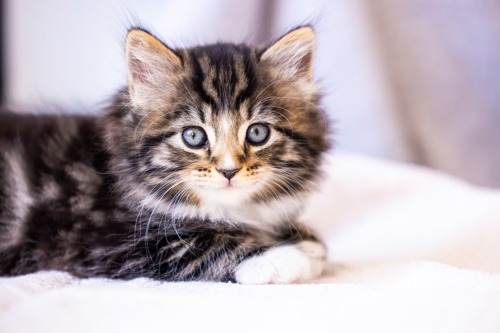
#> input picture photos/cat1.jpg, 500 x 333 px
$ python draw.py
#> lines starting #> are read from the running program, lines starting #| are printed output that depends on the picture
import cv2 as cv
import numpy as np

img = cv.imread('photos/cat1.jpg')
#> img is the input picture: shape (333, 500, 3); mean B, G, R 177.9, 172.5, 183.2
blank = np.zeros(img.shape, dtype='uint8') # create a blank image with the same shape as the original image, filled with zeros (black)

cv.imshow('Blank', blank)

# 1. Paint the image a certain color
blank[:] = 0, 255, 0 # paint the blank image green (BGR format)
cv.imshow('Green', blank) # you can also paint a specific region of the image, for example, the top left corner
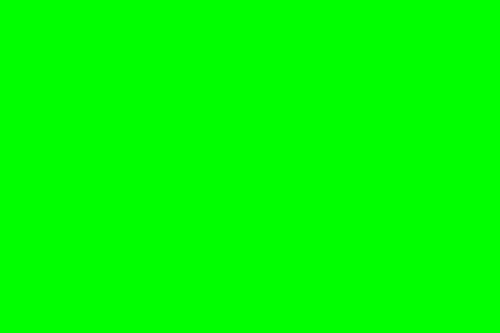
#> window 'Green': shape (333, 500, 3); mean B, G, R 0, 255, 0
blank[0:100, 0:100] = 255, 0, 0 # paint the top left corner blue
cv.imshow('Red', blank)
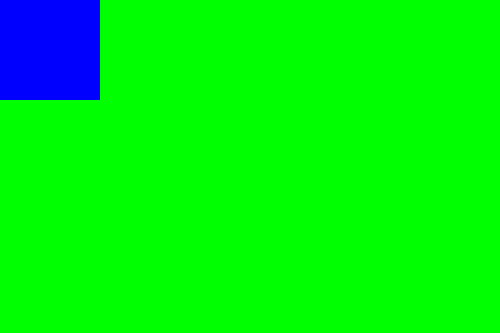
#> window 'Red': shape (333, 500, 3); mean B, G, R 15.3, 239.7, 0

# 2. Draw a rectangle
cv.rectangle(blank, (0, 0), (250, 250), (255, 0, 0), thickness=cv.FILLED) # draw a filled rectangle, you can also specify the thickness of the rectangle, for example, thickness=5 will draw a rectangle with a thickness of 5 pixels
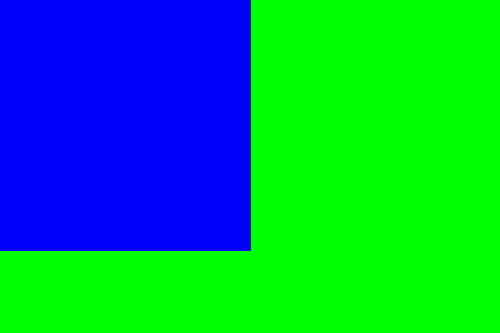
#> blank: shape (333, 500, 3); mean of channels 0, 1, 2 96.5, 158.5, 0; drawn as B, G, R
# u can make the rectangle dimensions dynamic by using the shape of the image, for example, (0, 0) is the top left corner and (blank.shape[1]//2, blank.shape[0]//2) is the center of the image
cv.imshow('Rectangle', blank)

# 3. Draw a circle
cv.circle(blank, (blank.shape[1]//2, blank.shape[0]//2), 40, (0, 0, 255), thickness=cv.FILLED) # draw a filled circle, the center of the circle is at the center of the image, the radius is 40 pixels, and the color is red (BGR format)
# u can also specify the thickness of the circle, for example, thickness=5 will draw a circle with a thickness of 5 pixels or -1 will draw a filled circle
cv.imshow('Circle', blank)

# 4. Draw a line
cv.line(blank, (0, 0), (blank.shape[1]//2, blank.shape[0]//2), (255, 255, 255), thickness=3)
cv.imshow('Line', blank)

# 5. Write text
cv.putText(blank, 'Hello World', (255, 255), cv.FONT_HERSHEY_SIMPLEX, 1.0, (255, 255, 255), thickness=2) # write text on the image, the text is 'Hello World', the position of the text is (255, 255), the font is FONT_HERSHEY_SIMPLEX, the font scale is 1.0, the color is white (BGR format), and the thickness is 2 pixels
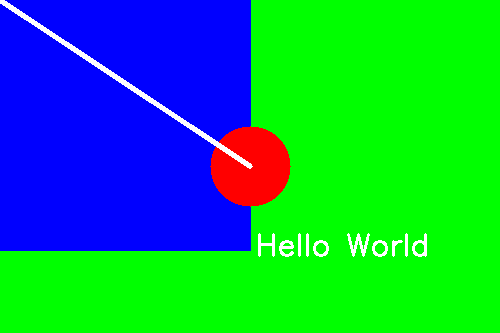
#> blank: shape (333, 500, 3); mean of channels 0, 1, 2 94.8, 157.1, 11.6; drawn as B, G, R
cv.imshow('Text', blank)

cv.waitKey(0) # keyboard binding function, it waits for a key to be pressed, and then it will destroy the window

$ run again, with photos/cat2.jpg copied over photos/cat1.jpg
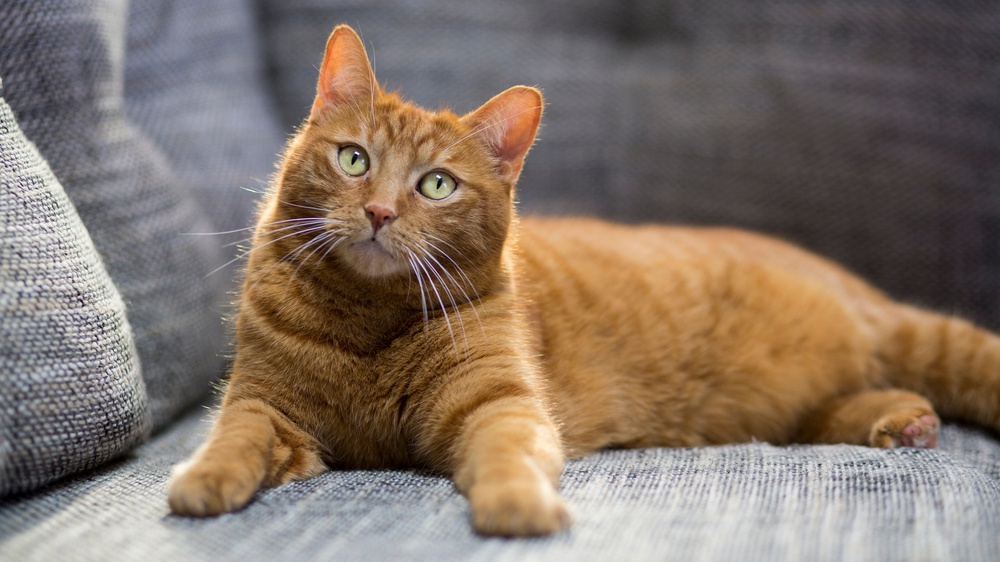
#> input picture photos/cat2.jpg, 1000 x 562 px, shrunk from 2121 x 1193 before the run
#> img is the input picture: shape (562, 1000, 3); mean B, G, R 103.8, 116.1, 131.8
#> `cv.imshow('Red', blank)`:
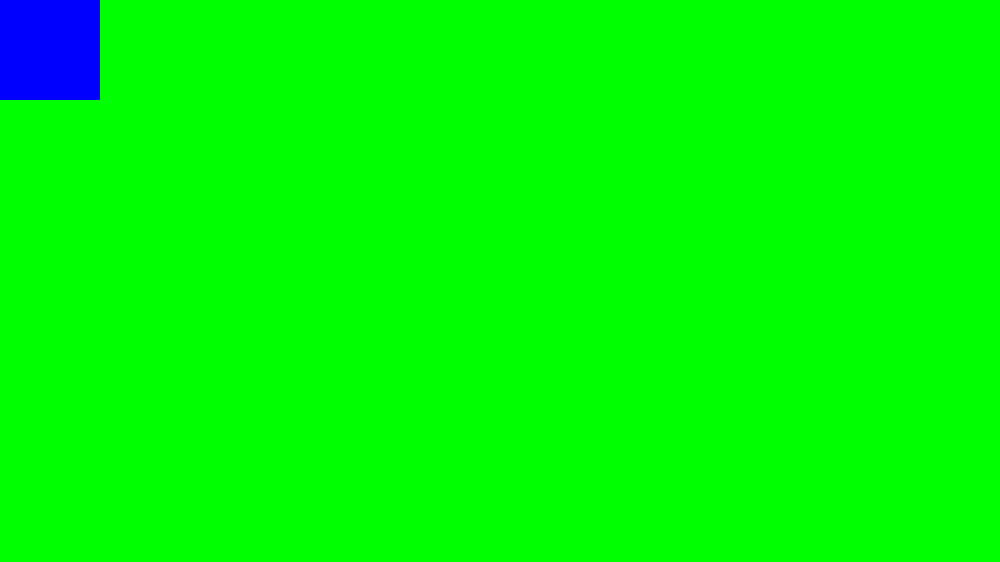
#> window 'Red': shape (562, 1000, 3); mean B, G, R 4.5, 250.5, 0
#> `cv.putText(blank, 'Hello World', (255, 255), cv.FONT_HERSHEY_SIMPLEX, ..`:
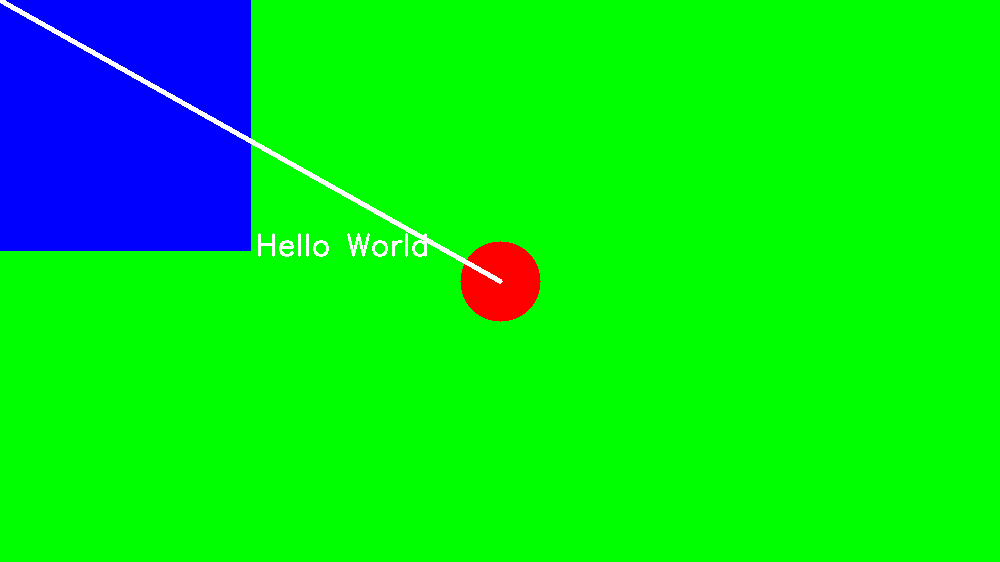
#> blank: shape (562, 1000, 3); mean of channels 0, 1, 2 29.8, 224.9, 4; drawn as B, G, R

$ run again, with photos/arg1.jpg copied over photos/cat1.jpg
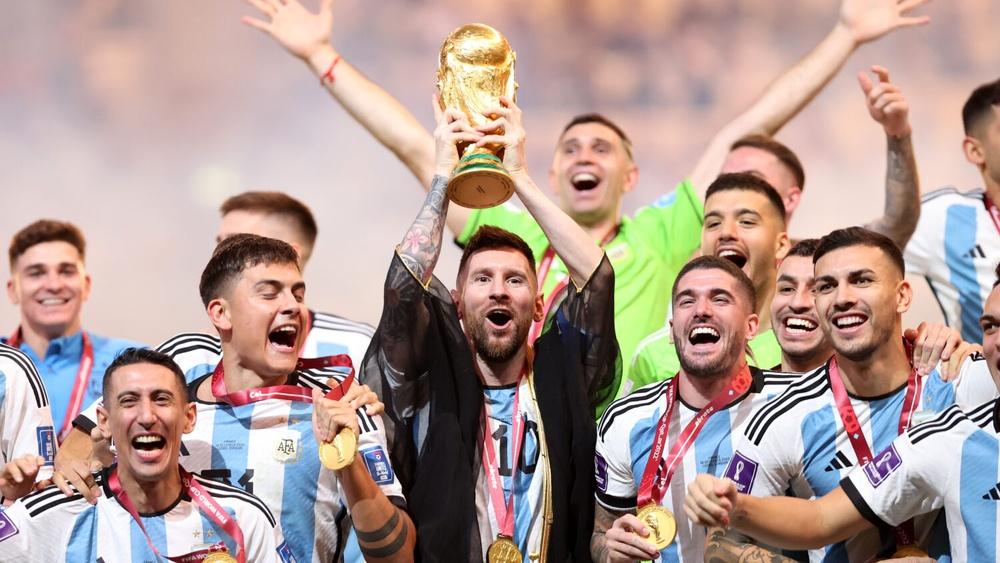
#> input picture photos/arg1.jpg, 1000 x 563 px, shrunk from 1500 x 844 before the run
#> img is the input picture: shape (563, 1000, 3); mean B, G, R 148, 154.8, 177.3
#> `cv.imshow('Red', blank)`:
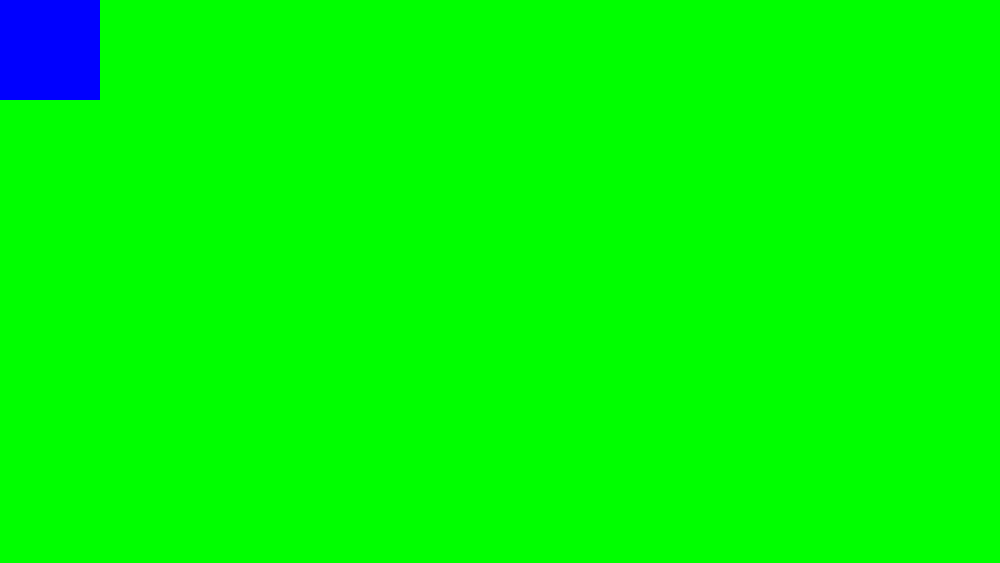
#> window 'Red': shape (563, 1000, 3); mean B, G, R 4.5, 250.5, 0
#> `cv.putText(blank, 'Hello World', (255, 255), cv.FONT_HERSHEY_SIMPLEX, ..`:
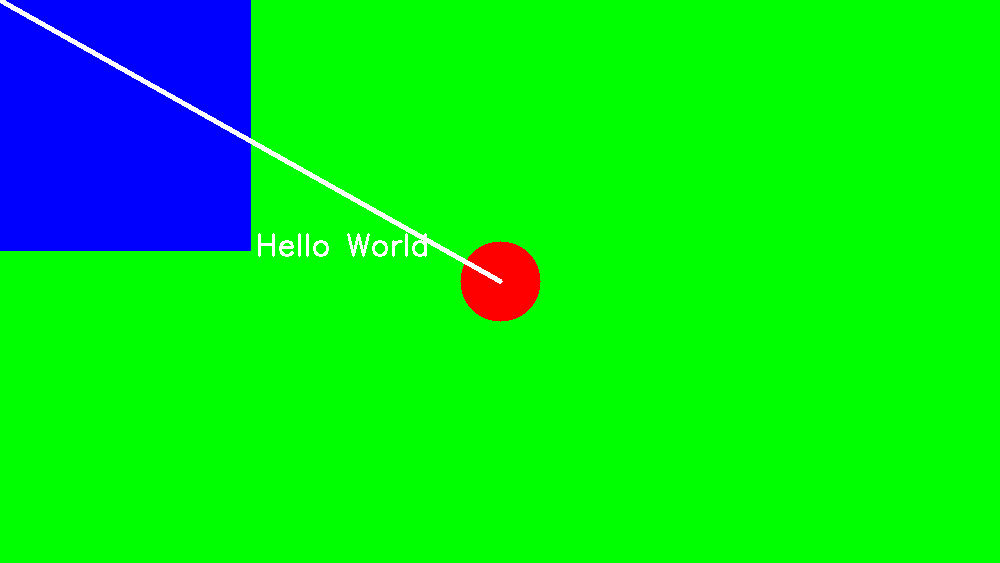
#> blank: shape (563, 1000, 3); mean of channels 0, 1, 2 29.7, 224.9, 4; drawn as B, G, R

$ run again, with photos/messi1.jpg copied over photos/cat1.jpg
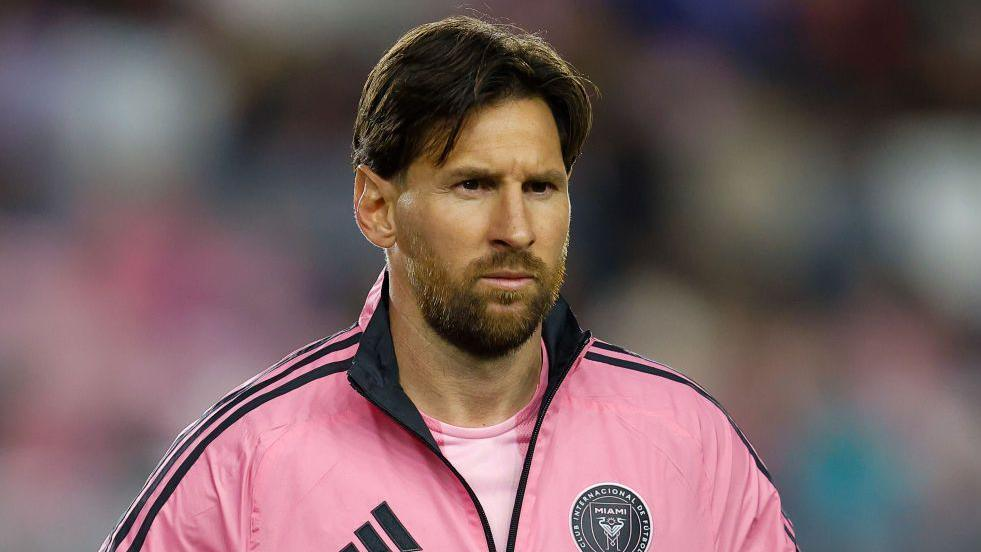
#> input picture photos/messi1.jpg, 981 x 552 px
#> img is the input picture: shape (552, 981, 3); mean B, G, R 97.3, 95.4, 117.8
#> `cv.imshow('Red', blank)`:
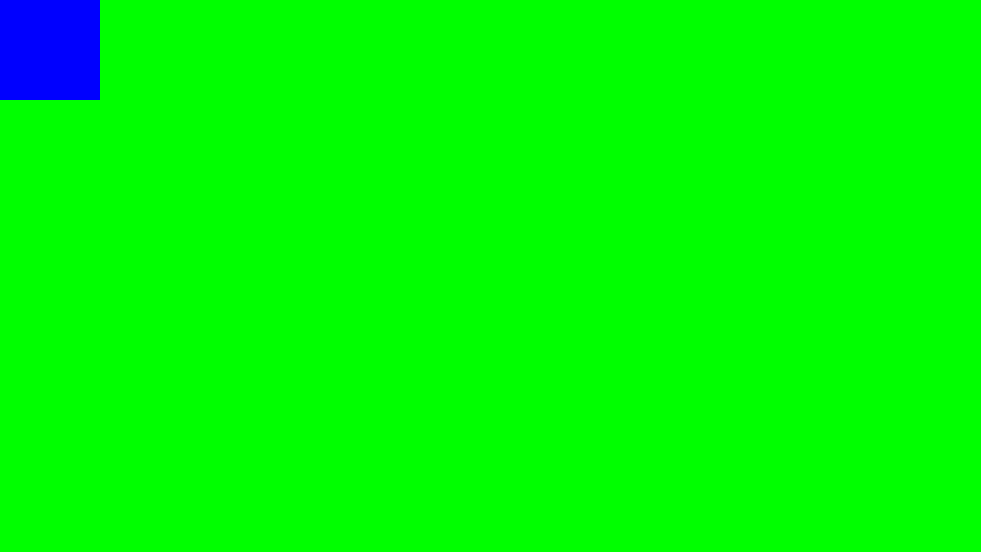
#> window 'Red': shape (552, 981, 3); mean B, G, R 4.7, 250.3, 0
#> `cv.putText(blank, 'Hello World', (255, 255), cv.FONT_HERSHEY_SIMPLEX, ..`:
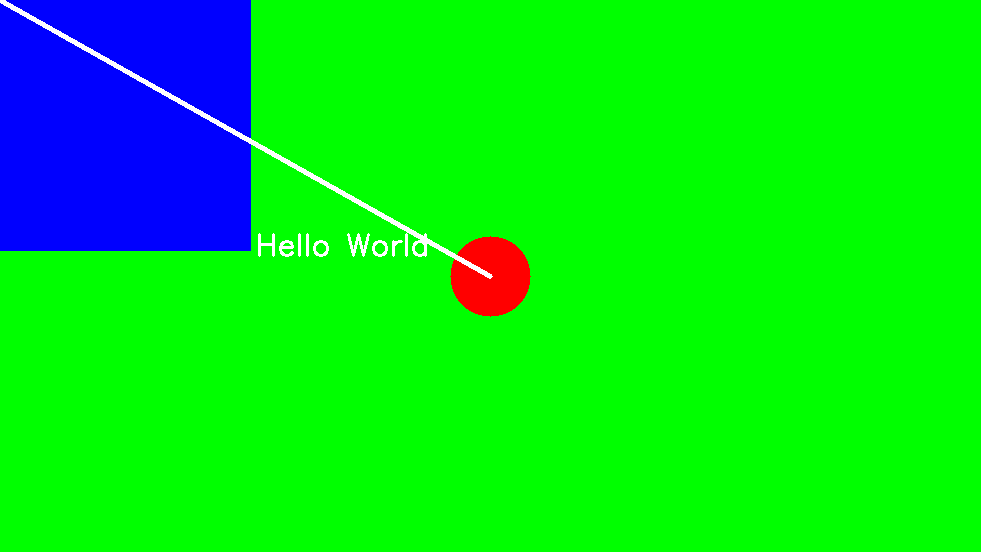
#> blank: shape (552, 981, 3); mean of channels 0, 1, 2 30.9, 223.7, 4.2; drawn as B, G, R
